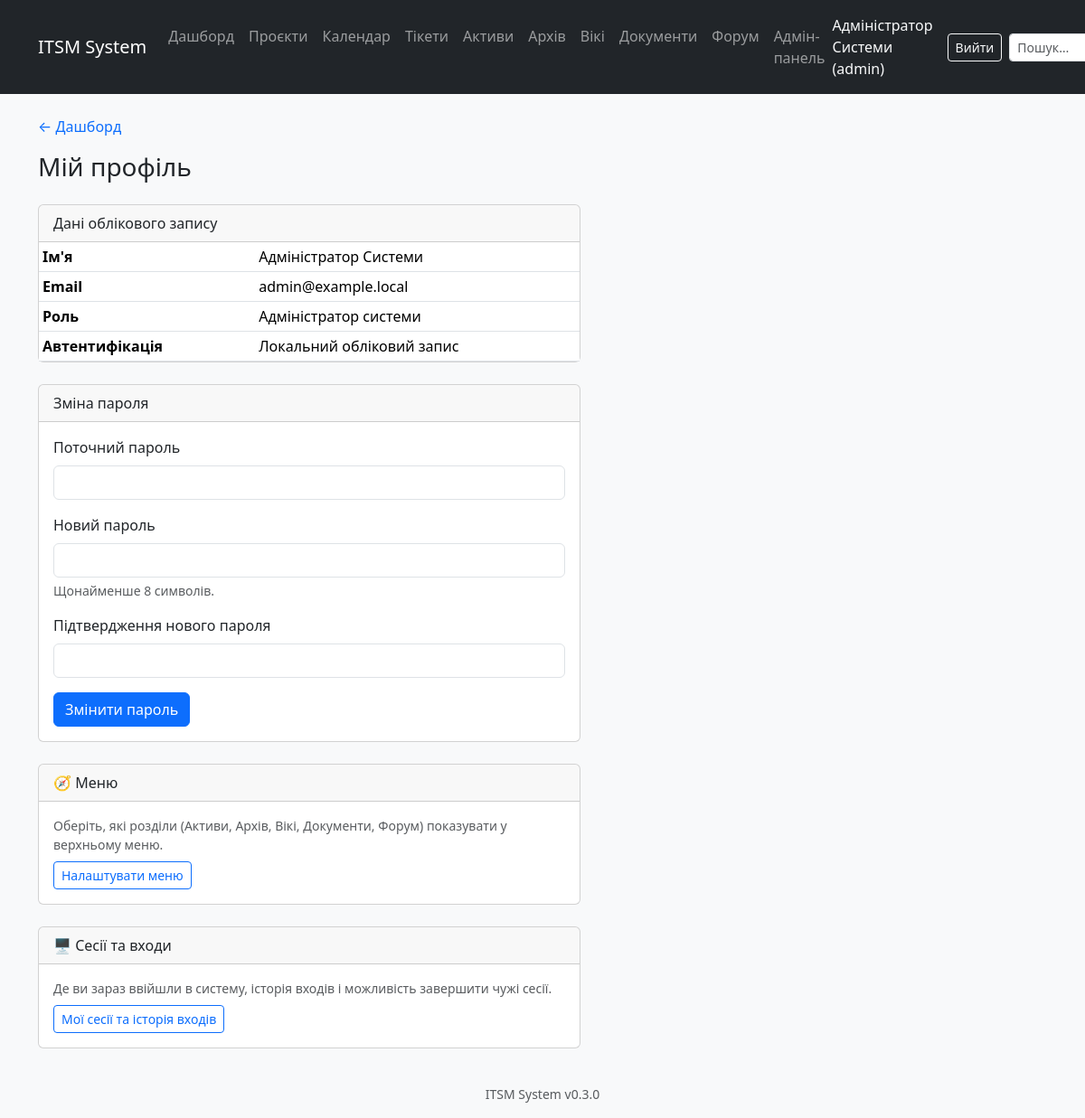
Screenshot of /profile (signed in) with the database file from the repository.
### tables this page shows
CREATE TABLE IF NOT EXISTS users (
    id INT AUTO_INCREMENT PRIMARY KEY,
    full_name VARCHAR(150) NOT NULL,
    email VARCHAR(150) NOT NULL UNIQUE,
    password_hash VARCHAR(255) NULL,                
    auth_source ENUM('local','ad') NOT NULL DEFAULT 'local',
    ad_username VARCHAR(100) NULL,                  
    ad_ou VARCHAR(500) NULL,                        
    role_id INT NOT NULL,
    is_active TINYINT(1) NOT NULL DEFAULT 1,
    ad_role_locked TINYINT(1) NOT NULL DEFAULT 0,   
    ad_blocked TINYINT(1) NOT NULL DEFAULT 0,       
    unit_ou VARCHAR(500) NULL,                      
    ad_guid CHAR(36) NULL,                          
    failed_login_attempts INT NOT NULL DEFAULT 0,   
    locked_until DATETIME NULL,                     
    created_at DATETIME DEFAULT CURRENT_TIMESTAMP,
    updated_at DATETIME DEFAULT CURRENT_TIMESTAMP ON UPDATE CURRENT_TIMESTAMP,
    FOREIGN KEY (role_id) REFERENCES roles(id),
    UNIQUE KEY uq_users_ad_guid (ad_guid)
);

CREATE TABLE IF NOT EXISTS roles (
    id INT AUTO_INCREMENT PRIMARY KEY,
    code VARCHAR(50) NOT NULL UNIQUE,       
    name VARCHAR(100) NOT NULL,
    description VARCHAR(255)
);

### app/Views/profile/index.php (the view, shortened to what the rows shown need)
<div class="card mb-4 form-card-md">
    <table class="table table-sm mb-0">
        <tr><th class="profile-table-label">Ім'я</th><td><?= \App\Core\View::e($user['full_name']) ?></td></tr>
        <tr><th>Email</th><td><?= \App\Core\View::e($user['email']) ?></td></tr>
        <tr><th>Роль</th><td><?= \App\Core\View::e($user['role_name']) ?></td></tr>
        <tr><th>Автентифікація</th><td><?= $user['auth_source'] === 'local' ? 'Локальний обліковий запис' : 'Active Directory' ?></td></tr>
    </table>
</div>

### rows the page displays
users: full_name "Адміністратор Системи", email "admin@example.local", role.name "Адміністратор системи"

### other values shown
$mLabel "Активи"
$mLabel "Архів"
$mLabel "Вікі"
$mLabel "Документи"
$mLabel "Форум"
